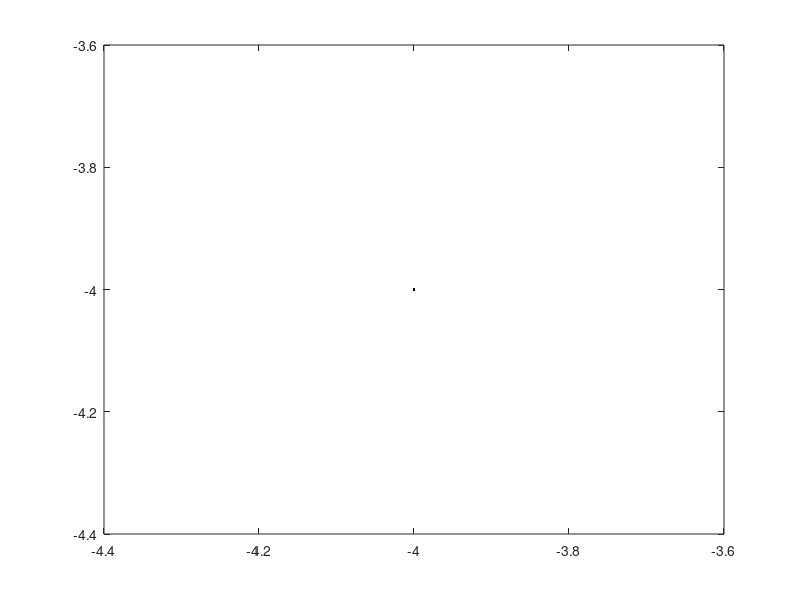

Here is the MATLAB script that generated this plot: (Note: this script raises an error after producing the figure.)
sample_n = 100;
x=zeros(sample_n,13); y=zeros(sample_n,13); tet = zeros(sample_n,13);
x(:,1) = -4; y(:,1) = -4; tet(:,1) = 0; %Initial position.
t = 1; %time of traviling for 2 meters
v = 2; %Assumed traveled 2 meters in 1 sec.
w = 0.001; %Assumed no rotation.


a1 = 0.01;  a2 = 0.01;
a3 = 0.01;  a4 = 0.01;
a5 = 0.01;  a6 = 0.01;
plot(x(1,1),y(1,1),'k.','LineWidth',2);
hold on;
    for i=1:12
        if(i == 4 || i == 8)
            w = pi/2;
        else
            w = 0.001;
        end
        for j=1:sample_n
            v_hat = v + normal_dist(a1, a2, v,w);
            w_hat = w + normal_dist(a3, a4, v,w);
            gama_hat = normal_dist(a5, a6, v,w);
            x(j,i+1) = x(j,i) -  v_hat/w_hat * sin(tet(j,i)) +  v_hat/w_hat * sin(tet(j,i) + w_hat*t);
            y(j,i+1) = y(j,i) +  v_hat/w_hat * cos(tet(j,i)) -  v_hat/w_hat * cos(tet(j,i) + w_hat*t);
            tet(j,i+1) = tet(j,i) + w_hat*t + gama_hat*t;
            plot(x(j,i+1),y(j,i+1),'k.','LineWidth',2);
            hold on;
        end
    end


function sample = normal_dist(a1, a2, v,w)
    b = (a1 * abs(v) + a2 * abs(w));
    ran_num  = -b + (b+b).*rand(12,1);
    sum = 0;
    for i=1:12
        sum = sum + ran_num(i);
    end
    sample = 0.5 * sum;
end

function sample2 = normal_dist2(a1, a2, v,w)
    b = sqrt(a1 * abs(v) + a2 * abs(w));
    sample2 = normrnd(0,b);
end